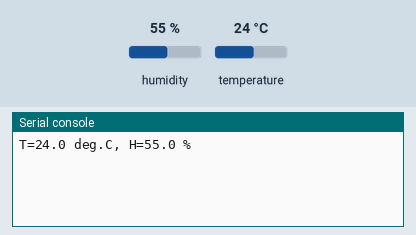
A program run on a simulated MicroPython board. On the bench: the last lines printed to the serial console. The inputs (shaded band) are chosen by the test bench; at power-on: humidity 55 %, temperature 24 °C.

Above: at 1.2 s.
1.3 s: humidity set to 22 %
At 2.5 s:
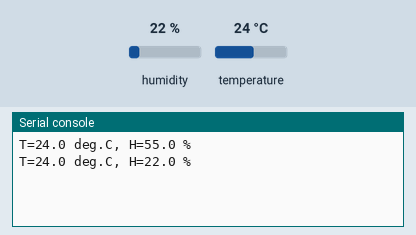
4.0 s: temperature set to 12 °C
At 4.8 s:
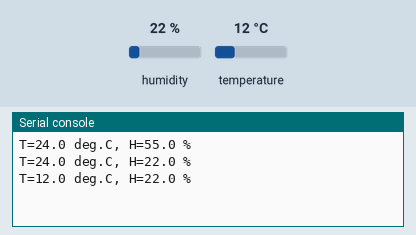
6.7 s: humidity set to 40 %
At 9.5 s:
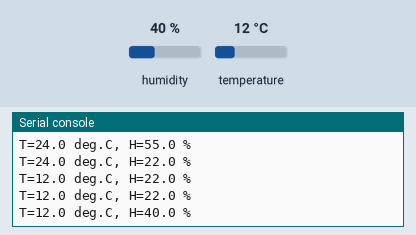
Timing chart, 0 to 11.0 s (numbered marks = the images above; inputs shaded):
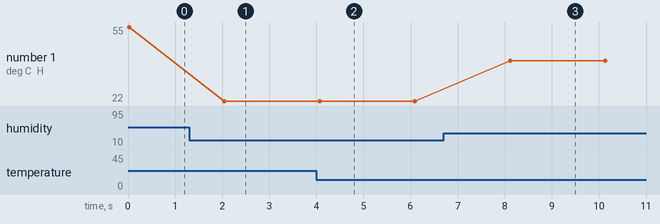

The program:

dht22_demo.py
```python
# File: dht22_demo.py
# Date: 2020-05-12
# Micropython, STM31F411CE Black Pill board

from machine import Pin
import utime as time
import dht

sensor = dht.DHT22( Pin('B5') )

try:
    while True:
        try:
            # start measurement
            sensor.measure()
            # read measurement results
            t,h = sensor.temperature(), sensor.humidity()
            print( 'T={:.1f} deg.C, H={:.1f} %'.format(t,h) )
            time.sleep_ms(2000)
        except OSError:
            break
except KeyboardInterrupt:
    pass
finally:
    print('Done')
```

Measured:
- after the input at 1.3 s, the serial console: prints a new line after 0.75 s (image 1)
- after the input at 4.0 s, the serial console: prints a new line after 0.07 s (image 2)
- after the input at 6.7 s, the serial console: prints a new line after 1.4 s (image 3)
- plotted number 1: 55 → 22 after the input at 1.3 s, 22 → 40 after the input at 6.7 s
